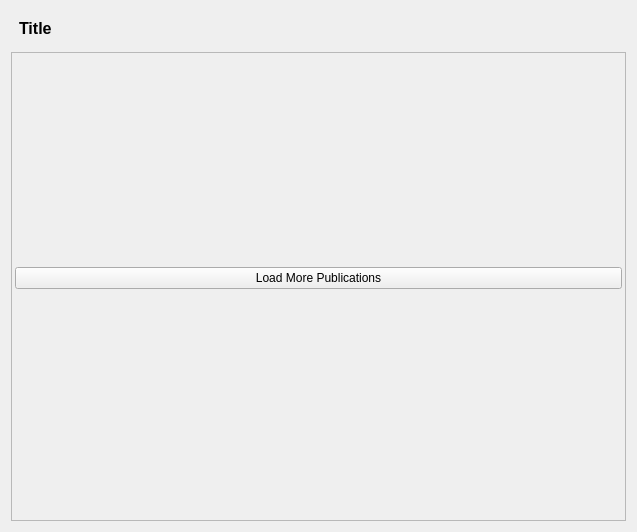
<?xml version="1.0" encoding="UTF-8"?>
<ui version="4.0">
 <class>Form</class>
 <widget class="QWidget" name="Form">
  <property name="geometry">
   <rect>
    <x>0</x>
    <y>0</y>
    <width>637</width>
    <height>532</height>
   </rect>
  </property>
  <property name="windowTitle">
   <string>Form</string>
  </property>
  <layout class="QVBoxLayout" name="verticalLayout_2">
   <item>
    <layout class="QHBoxLayout" name="title_layout">
     <property name="leftMargin">
      <number>8</number>
     </property>
     <property name="topMargin">
      <number>8</number>
     </property>
     <property name="rightMargin">
      <number>8</number>
     </property>
     <property name="bottomMargin">
      <number>8</number>
     </property>
     <item>
      <widget class="QLabel" name="title_label">
       <property name="font">
        <font>
         <pointsize>12</pointsize>
         <weight>75</weight>
         <bold>true</bold>
        </font>
       </property>
       <property name="text">
        <string>Title</string>
       </property>
       <property name="textInteractionFlags">
        <set>Qt::LinksAccessibleByMouse|Qt::TextSelectableByMouse</set>
       </property>
      </widget>
     </item>
    </layout>
   </item>
   <item>
    <widget class="QScrollArea" name="scroll_area">
     <property name="widgetResizable">
      <bool>true</bool>
     </property>
     <widget class="QWidget" name="scrollAreaWidgetContents">
      <property name="geometry">
       <rect>
        <x>0</x>
        <y>0</y>
        <width>613</width>
        <height>463</height>
       </rect>
      </property>
      <layout class="QGridLayout" name="pub_thumb_grid_layout">
       <property name="leftMargin">
        <number>3</number>
       </property>
       <property name="topMargin">
        <number>3</number>
       </property>
       <property name="rightMargin">
        <number>3</number>
       </property>
       <property name="bottomMargin">
        <number>20</number>
       </property>
       <item row="2" column="0">
        <widget class="QPushButton" name="load_more_button">
         <property name="cursor">
          <cursorShape>PointingHandCursor</cursorShape>
         </property>
         <property name="text">
          <string>Load More Publications</string>
         </property>
        </widget>
       </item>
      </layout>
     </widget>
    </widget>
   </item>
  </layout>
 </widget>
 <resources/>
 <connections/>
</ui>
